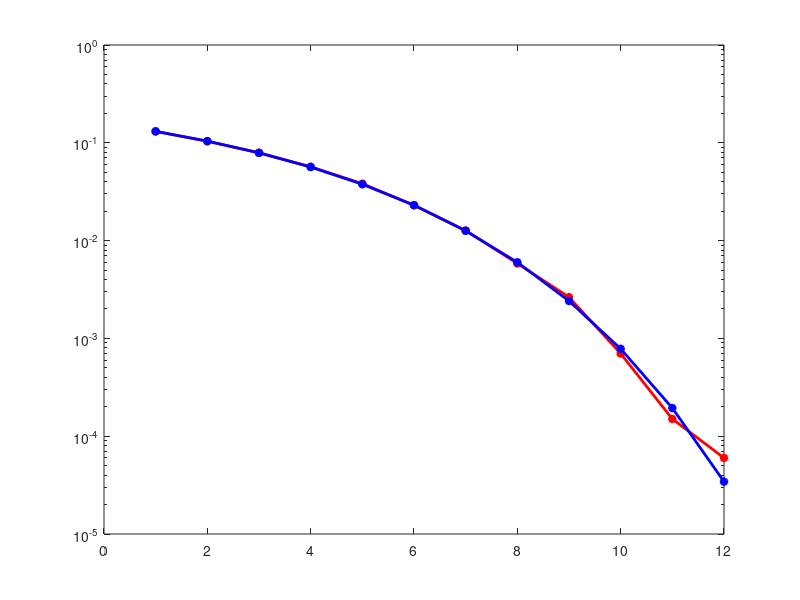

Recreate this plot in MATLAB. (Note: this script raises an error after producing the figure.)
clear all
close all

q=1.6e-19;
% Charge of Electron
Ib=202e-6;
% Background Noise Current + interfernce
N0=2*q*Ib;
% Noise Spectral Density （此处需要产生噪声功率谱密度：N0）
R=1;
% Photodetector responsivity
Rb=1e6;
% Bit rate
Tb=1/Rb;
% bit duration（此处需要计算比特时间：Tb）
sig_length=1e5;
% number of bits
nsamp=10;
% samples per symbol
Tsamp=Tb/nsamp;
% sampling time
EbN0=1:12;
% signal-to-noise ratio in dB.
SNR=10.^(EbN0./10);
% signal-to-noise ratio

% ********** Simulation of probability of errors. ************
for i=1:length(SNR)
    P_avg(i)=sqrt(N0*Rb*SNR(i)/(2*R^2));
    % average transmitted optical power
    i_peak(i)=2*R*P_avg(i);
    % Peak Electrical amplitude
    Ep(i)=i_peak(i)^2*Tb;
    % Peak energy (Energy per bit is Ep/2)
    sgma(i)=sqrt(N0/2/Tsamp);
    % noise variance (power spectral density related to sampling time)
    %sgma(i)=i_peak(i)/sqrt(2)*sqrt(nsamp/(2*SNR(i)));
    pt=ones(1,nsamp)*i_peak(i);
    % transmitter filter
    rt=pt;
    % receiver filter matched to pt
    OOK=round(rand(1,sig_length));
    % OOK random signal generation (此处产生 OOK 信号：OOK）
    Tx_signal = reshape((pt.'*OOK),1,sig_length*nsamp);
    % Pulse shaping function (rectangular pulse)
    Rx_signal=Tx_signal+normrnd(0,sgma(i),1,sig_length*10);
    % received signal (此处编写在 AWGN 信道下接收信号代码 
    % Rx_signal：接收信号=发送信号+噪声)
    MF_out=conv(Rx_signal,rt)*Tsamp;
    % matched filter output
    MF_out_downsamp=MF_out(nsamp:nsamp:end);
    % sampling at end of bit period
    MF_out_downsamp=MF_out_downsamp(1:sig_length);
    % truncation
    Eb=Ep(i)/2;
    % thresholding and demodulation (此处设置一个判决门限来解码 1 和 0，
    % 门限为每比特平均能量。)
    error1=sum(((MF_out_downsamp-Eb).*OOK)<0);
    error0=sum(((MF_out_downsamp-Eb).*(OOK-1))<0);
    ber(i)=(error0+error1)/sig_length;
    P(i)=(erfc(sqrt(Eb/N0)/sqrt(2)))/2;
    % bit error calculation（此处计算系统仿真数值误码率：ber）
end

figure;
semilogy(EbN0,ber,'r-*','linewidth',2);
hold on
semilogy(EbN0,P,'b-*','linewidth',2);

% ********** Simulation of probability of errors. ************
for i=1:length(SNR)
    P_avg(i)=sqrt(N0*Rb*SNR(i)/(2*R^2));
    % average transmitted optical power
    i_peak(i)=2*R*P_avg(i)/0.5;
    % Peak Electrical amplitude
    Ep(i)=i_peak(i)^2*Tb*0.5;
    % Peak energy (Energy per bit is Ep/2)
    sgma(i)=sqrt(N0/2/Tsamp);
    % noise variance (power spectral density related to sampling time)
    % sgma(i)=i_peak(i)/sqrt(2)*sqrt(nsamp/(2*SNR(i)));
    pt=ones(1,nsamp/2)*i_peak(i);
    pt((nsamp/2+1):nsamp)=0;
    % transmitter filter
    rt=pt;
    % receiver filter matched to pt
    ooK1=round(rand(1,sig_length));
    ooK2=zeros(1,sig_length);
    ook=[ooK1;ooK2];
    OOK=reshape(ook,[1 sig_length*2]);
    % OOK random signal generation （此处产生 OOK 信号：OOK）
    Tx_signal=rectpulse(OOK,nsamp/2)*i_peak(i);
    % Pulse shaping function (rectangular pulse)
    Rx_signal=Tx_signal+normrnd(0,sgma(i),1,sig_length*nsamp);
    % received signal (此处编写在 AWGN 信道下接收信号代码 
    % Rx_signal：接收信号=发送信号+噪声)
    MF_out=conv(Rx_signal,rt)*Tsamp;
    % matched filter output
    MF_out_downsamp=MF_out(nsamp/2:nsamp:end);
    % sampling at end of bit period
    MF_out_downsamp=MF_out_downsamp(1:sig_length);
    % truncation
    Eb=Ep(i)/2;
    % thresholding and demodulation (此处设置一个判决门限来解码 1 和 0，
    % 门限为每比特平均能量。)
    error=0;
    for K=1:sig_length
        if (MF_out_downsamp(K)>=Eb)&(ooK1(K)==0)
            error=error+1;
        end
        if (MF_out_downsamp(K)<Eb)&(ooK1(K)==1)
           error=error+1;
        end
    end
    ber(i)=error/sig_length;
    % bit error calculation（此处计算系统仿真数值误码率：ber）
end

semilogy(EbN0,ber,'g-*','linewidth',2);
hold on
P=qfunc(sqrt(SNR/0.5));
semilogy(EbN0,P,'m-*','linewidth',2);

% analytical performance, Q-function（此处计算系统理论解析误码率，并画图）
grid on
legend('NRZ数值解','NRZ解析解','RZ数值解','RZ解析解');
xlabel('Eb/No, dB');
ylabel('BER');
title('OOK-NRZ vs OOK-RZ 调制 BER 曲线');
